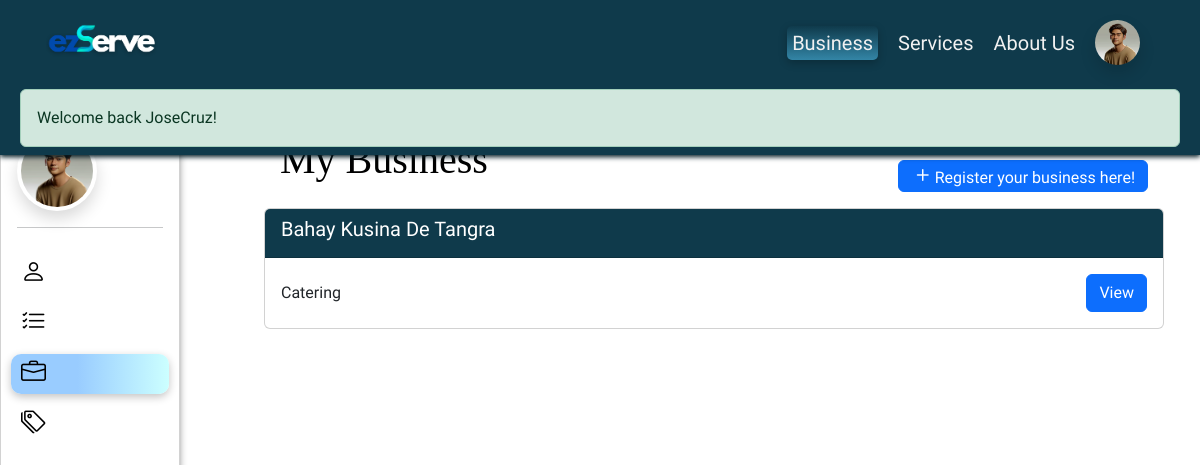
Page /?page=owner_business (signed in) on the committed database.
### tables this page shows
CREATE TABLE `business_owner` (
  `ownerID` int(11) NOT NULL,
  `fname` varchar(50) NOT NULL,
  `lname` varchar(50) NOT NULL,
  `birthday` date NOT NULL,
  `email` varchar(50) NOT NULL,
  `verification_code` varchar(200) NOT NULL,
  `number` varchar(30) NOT NULL,
  `ownerAddress` varchar(255) NOT NULL,
  `username` varchar(100) NOT NULL,
  `password` varchar(100) NOT NULL,
  `repassword` varchar(100) NOT NULL,
  `usertype` varchar(50) NOT NULL,
  `profileImage` longblob NOT NULL,
  `status` tinyint(4) NOT NULL,
  `created` timestamp NOT NULL DEFAULT current_timestamp(),
  `updated` timestamp NOT NULL DEFAULT current_timestamp()
);

CREATE TABLE `business` (
  `businessCode` int(11) NOT NULL,
  `ownerID` int(11) NOT NULL,
  `busName` varchar(100) NOT NULL,
  `about` varchar(1000) NOT NULL,
  `busType` varchar(100) NOT NULL,
  `house_building` varchar(100) NOT NULL,
  `street` varchar(100) NOT NULL,
  `barangay` varchar(100) NOT NULL,
  `city_municipality` varchar(100) NOT NULL,
  `province` varchar(100) NOT NULL,
  `region` varchar(100) NOT NULL,
  `phone` varchar(100) NOT NULL,
  `mobile` varchar(100) NOT NULL,
  `business_permit` longblob NOT NULL,
  `sanitary` longblob NOT NULL,
  `tax` longblob NOT NULL,
  `busImage` longblob NOT NULL,
  `status` tinyint(4) NOT NULL
);

### app/functions/userFunction.php (called while the page is built, shortened)
<?php
function viewUser($userID) {
    global $DB;
    $usertype = $_SESSION[AUTH_TYPE];
    if ($usertype === 'client') {
        $query = $DB->prepare("SELECT * FROM client WHERE clientID = ?");
    } elseif ($usertype === 'business owner') {
        $query = $DB->prepare("SELECT * FROM business_owner WHERE ownerID = ?");
    } else {
        return null;
    }
    $query->bind_param("i", $userID);
    $query->execute();
    $result = $query->get_result();
    $user = $result->fetch_object();
    return $user;
}
?>

### index.php (called while the page is built, shortened)
<?php
	require 'functions.php';
	require 'page.php';
?>

### pages/owner_business.php (the view, shortened to what this page needs)
<?= element( 'owner_header' ) ?>
<?= element( 'owner-side-nav' ) ?>
<?php
global $DB;
$ownerID = $_SESSION['userID'];
$sql = "SELECT * FROM business WHERE ownerID = $ownerID AND status = 1";
$result = $DB->query($sql);
?>
<div id="own-bus" class="own-bus" style="margin: 120px 0 0 22%;width: 75vw;">
<div class="d-flex justify-content-between p-3">
        <h1>My Business</h1>
        <a href="?page=bus-register" id="registerButton" class=" float-end mt-4 btn btn-md btn-primary justify-content-center align-items-center d-flex" style="height: 2em">
        <i class="bi bi-plus" style="font-size: 24px; "></i>
                <span class="mt-1">Register your business here!</span>
        </a>
    </div>
    <div class="card-container">
        <?php while ($row = $result->fetch_assoc()): ?>
            <div class="card mb-3" style="max-width: 400rem;">
                <div class="card-header" style="background-color: #0f3a4b; color: #fff;">
                    <h5 class="card-title"><?= $row['busName'] ?></h5>
                </div>
                <div class="card-body d-flex justify-content-between align-items-center">
                    <div class="view-business" data-businesscode="<?= $row['businessCode'] ?>">
                        <?= $row['busType'] ?>
                    </div>
                    <a href="?page=branches&businesscode=<?= $row['businessCode'] ?>" class="btn btn-primary">View</a>
                </div>
            </div>
        <?php endwhile; ?>
    </div>
</div>

### elements/owner_header.php (shortened to what this page needs)
<?php if( ! defined( 'ACCESS' ) ) die( 'DIRECT ACCESS NOT ALLOWED' );
if (isset($_SESSION['userID'])) {
    $usertype = isset($_SESSION['usertype']) ? $_SESSION['usertype'] : '';
    if ($usertype === 'client') {
        $allowed_pages = array('services',
        'default',
        'about',
        'client_profile',
        'client_business_details',
        'client_package',
        'client_view_package',
        'checkout',
        'client_purchase',
        'voucher',
        'client_custom',
        'custom_checkout',
        'custom_voucher',
        'client-order-history'
    );
        $current_page = isset($_GET['page']) ? $_GET['page'] : 'default';
        if (!in_array($current_page, $allowed_pages)) {
            header('Location: ' . SITE_URL . '/?page=default');
            exit();
        }
    }
    else if ($usertype === 'business owner') {
        $allowed_pages = array('services',
        'owner_business',
        'about',
        'owner_profile',
        'owner_voucher',
        'edit_voucher',
        'owner-order-list',
        'owner-settings',
        'bus-register',
        'branches',
        'choose_package',
        'package',
        'owner_package',
        'edit_item',
        'add_item',
        'add_category',
        'add_package',
        'add_customItem',
        'custom_package',
        'add_custom_package',
        'client_business_details');
        $current_page = isset($_GET['page']) ? $_GET['page'] : 'default';
    }
}
if (isset($_SESSION['userID'])) {
    $userData = viewUser($_SESSION['userID']);
    $profileImage = !empty($userData->profileImage) ? $userData->profileImage : '';
} else {
    $profileImage = '';
}
?>
<!DOCTYPE html>
<html lang="en">
<head>
    <link href="https://cdn.jsdelivr.net/npm/bootstrap@5.3.0/dist/css/bootstrap.min.css" rel="stylesheet">
    <link rel="stylesheet" href="https://cdn.jsdelivr.net/npm/bootstrap-icons@1.3.0/font/bootstrap-icons.css">
    <link href="./assets/view.css" rel="stylesheet">
  </head>
<body>
    <header class="header align-items-center justify-content-center fixed-top  " style="height: auto">
    <div class=" header-nav d-flex justify-content-between align-items-center" style="height: auto">
        <div class="title">
            <img class="logo col-sm-7" src="assets/images/has shadow.png">
        </div>
        <nav class="d-flex  align-items-center ">
        <ul class="burger-menu " id="burgerDropdown" >
    <li><a class="burger-item <?php echo ($current_page === 'owner_business') ? 'active' : ''; ?>" href="<?= SITE_URL ?>/?page=owner_business">Business</a></li>
    <li><a class="burger-item <?php echo ($current_page === 'services') ? 'active' : ''; ?>" href="<?= SITE_URL ?>/?page=services">Services</a></li>
    <li><a class="burger-item <?php echo ($current_page === 'about') ? 'active' : ''; ?>" href="<?= SITE_URL ?>/?page=about">About Us</a></li>
                <?php if (isset($_SESSION[AUTH_ID])) { ?>
            <li class="dropdown profile-drop" >
            <?php if (isset($_SESSION[AUTH_NAME])): ?>
                <a class="d-flex" href="#" id="navbarDropdown" role="button" data-bs-toggle="dropdown" aria-expanded="false">
                    <?php if (isset($_SESSION[AUTH_ID]) && !empty($profileImage)): ?>
                        <img class=" rounded-circle shadow " src="<?php echo $profileImage; ?>" alt="User's Picture" style="width: 45px; height: 45px;">
                    <?php else: ?>
                        <i class="bi bi-person-circle" style="font-size: 45px"></i>
                    <?php endif; ?>
                </a>
            <?php else: ?>
                <a class="d-flex" href="#" id="navbarDropdown" role="button" data-bs-toggle="dropdown" aria-expanded="false">
                    <i class="bi bi-person-fill"></i>
                </a>
            <?php endif; ?>
            </li>
        <?php } ?>
    </ul>
</nav>
    </div>
    <div class="message row m-0">
      <div class="col left-content">
     <?= show_message(); ?>
     </div>
</div>
</header>

### elements/owner-side-nav.php (shortened to what this page needs)
<?php
$userData = viewUser($_SESSION['userID']);
$profileImage = $userData->profileImage;
?>
<div class="side-nav card fixed-top rounded-4 bg-opacity-10 bg-white">
  <?php if (isset($_SESSION[AUTH_ID])) { ?>
    <?php if ($_SESSION[AUTH_TYPE] === 'business owner') { ?>
      <div class="d-flex mx-3 justify-content-start align-items-center">
    <?php if (!empty($profileImage)): ?>
        <img class="profileImg rounded-circle shadow p-1 bg-white" id="preview_profileImage" alt="Profile Image"
            src="<?php echo $profileImage; ?>" style="width:5rem; height: 5rem">
    <?php else: ?>
        <i class="bi bi-person-circle" style="font-size: 2rem"></i>
    <?php endif; ?>
</div>
    <?php } ?>
    <hr class="mx-3">
    <div>
      <div class="nav-item <?php echo ($_GET['page'] === 'owner_profile') ? 'active' : ''; ?>"><a href="<?php echo SITE_URL ?>/?page=owner_profile" class="py-2"><i class="bi bi-person"></i><span>My Profile</span></a></div>
      <div class="nav-item <?php echo ($_GET['page'] === 'owner-order-list') ? 'active' : ''; ?>"><a href="<?php echo SITE_URL ?>/?page=owner-order-list" class="py-2"><i class="bi bi-list-check"></i><span>Client Orders</span></a></div>
      <div class="nav-item <?php echo ($_GET['page'] === 'owner_business') ? 'active' : ''; ?>"><a href="<?php echo SITE_URL ?>/?page=owner_business" class="py-2"><i class="bi bi-briefcase"></i><span>My Business</span></a></div>
      <div class="nav-item <?php echo ($_GET['page'] === 'owner_voucher') ? 'active' : ''; ?>"><a href="<?php echo SITE_URL ?>/?page=owner_voucher" class="py-2"><i class="bi bi-tags"></i><span>My Vouchers</span></a></div>
    </div>
  <?php } ?>
</div>

### assets/view.css (style rules this page uses)
body { font-family: "Lexend exa", Arial; overflow-x: hidden; background-image: url(./images/bg-2.png); background-repeat:repeat-y; background-size: cover; }
h1 { color: #000000; }
.message { z-index: 999; }
header { background-color: #0f3a4b; box-shadow: 0px 2px 5px #031b23; }
nav li { list-style: none; padding: 0px 10px; }
nav ul { margin-top: 20px; }
a { text-decoration: none; }
.nav-item { margin: 10px 10px 0px 10px; }
.side-nav { position: fixed; top: 80px; bottom: 0; left: 0; padding: 50px 0 0; box-shadow: 2px 0 10px -5px #333; z-index: 600; width: 18em; }
.side-nav .nav-item { list-style: none; height: 40px; }
.side-nav .nav-item { padding: 0 10px 0 10px; }
.side-nav .nav-item.active { border-radius: 10px; box-shadow: rgba(0, 0, 0, 0.24) 0px 3px 8px; ; background:linear-gradient(to left, #ccffff 0%, #99ccff 58%); }
.side-nav i { font-size: 25px; color: black; padding-right: 5px; }
h1 { font-family: "Arvo"!important; }

### elements/owner_header.php (style rules this page uses)
.burger-menu .burger-item.active { padding: 5px; border-radius: 5px; box-shadow: rgba(0, 0, 0, 0.24) 0px 3px 8px; ; background:linear-gradient(to bottom, #0f3a4b 0%, #3385a6 100%); }
@media (max-width: 2000px) { .logo { width: 10rem; height: 5rem; margin-left: 20px; } }
@media (max-width: 2000px) { nav { margin: 0 50px; } }
@media (max-width: 2000px) { nav ul { display: flex; justify-content: space-between; align-items: center; } }
@media (max-width: 2000px) { .title { display:flex; flex-direction: row; align-items: center; justify-content: center; } }
@media (max-width: 2000px) { .burger-menu li a { color: #f1f1f1; text-decoration: none; font-size: 20px; } }
nav { display: flex; justify-content: start; }
nav ul { padding:0; }
.profile-drop { z-index: 1040!important; }

### elements/owner-side-nav.php (style rules this page uses)
@media (max-width: 1300px) { .side-nav i { font-size: 25px; } }
@media (max-width: 1300px) { .side-nav { width: 15vw; } }

### rows in the picture
business_owner: profileImage (picture)
business: busName "Bahay Kusina De Tangra", busType "Catering"

### other values in the picture
$_SESSION[ 'MESSAGE' ] "Welcome back JoseCruz!"
